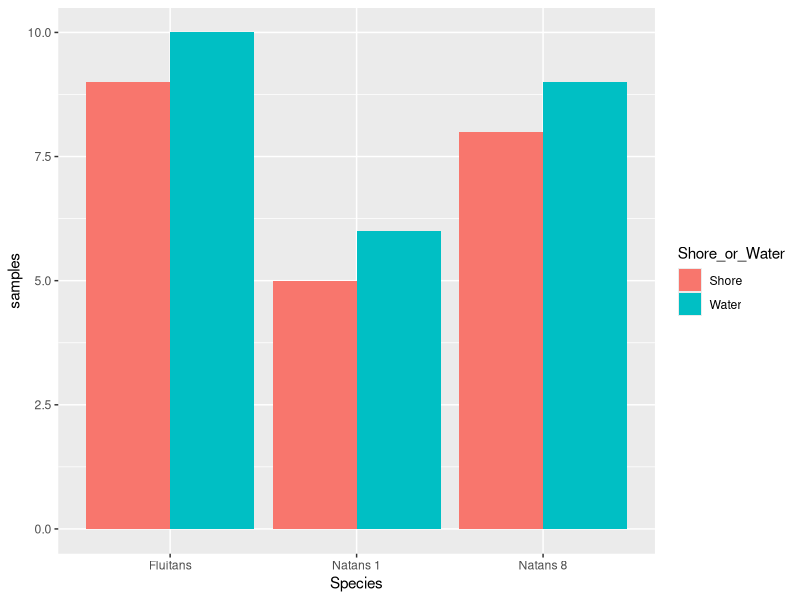
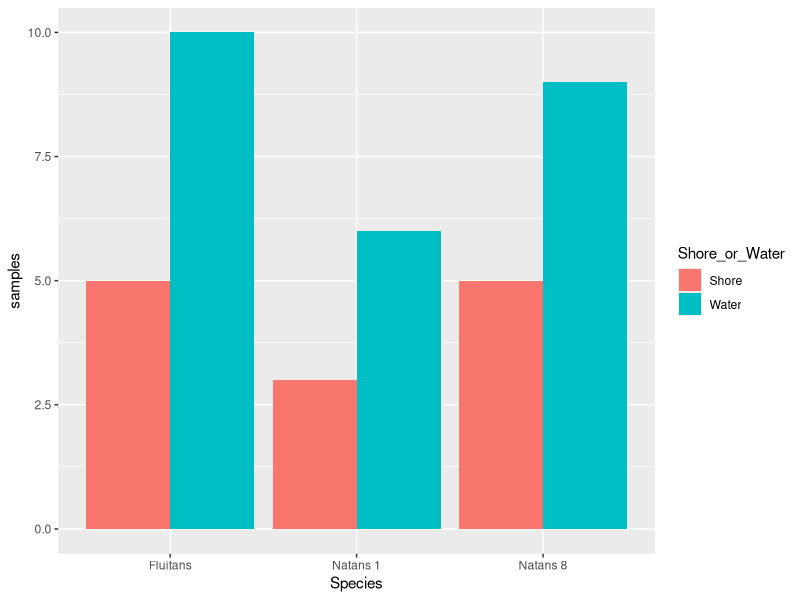
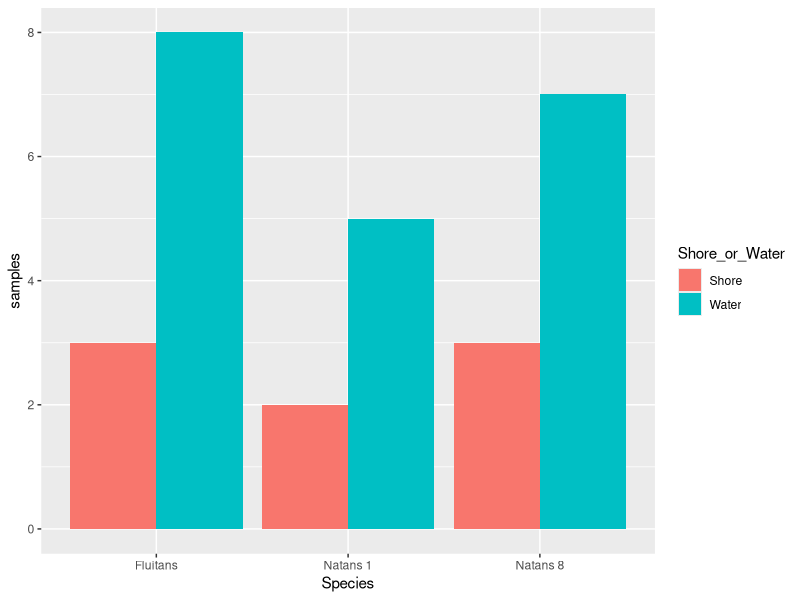

The R script that drew these images, in order:
## ---- chunk 1
library(readr)
library(tidyverse)

#import csvs 
metalstart <- read_csv("Data/10.21/Bags Start.csv")
metalsend<-read_csv("Data/10.21/Bags End.csv")


#reclassify as factors
metalstart$Species<-as.factor(metalstart$Species)
metalstart$Shore_or_Water<-as.factor(metalstart$Shore_or_Water)

metalsend$Species<-as.factor(metalsend$Species)

metalsend$Species<-as.character(metalsend$Species)
metalsend$Week_Collected<-as.factor(metalsend$Week_Collected)
metalsend$Shore_or_Water<-as.factor(metalsend$Shore_or_Water)


#total number of replicates from each week 
replicates<-metalsend%>%group_by(Week_Collected,Shore_or_Water, Species)%>%summarise(samples=length(unique(End_Mass)))

View(replicates)

group_split(replicates)


#plot total number of replicates week one
onerepplot<-replicates%>%
  filter(Week_Collected=="One")%>%
  ggplot()+
  geom_col(aes(x=Species, y=samples, fill=Shore_or_Water), position = position_dodge(0.9))

onerepplot

#number of replicates week two 
tworepplot<-replicates%>%
  filter(Week_Collected=="Two")%>%
  ggplot()+
  geom_col(aes(x=Species, y=samples, fill=Shore_or_Water), position = position_dodge(0.9))

tworepplot

#number of replicates week three
threerepplot<-replicates%>%
  filter(Week_Collected=="Three")%>%
  ggplot()+
  geom_col(aes(x=Species, y=samples, fill=Shore_or_Water), position = position_dodge(0.9))

threerepplot

#determine bag mass and dried mass
metalstart1<-metalstart%>%mutate(BagMass=SargKeptPlusBag-Sarg_Kept)
View(metalstart1)

metalstart1<-metalstart1%>%mutate(DrySargMass=SargKeptBagDried-BagMass)


